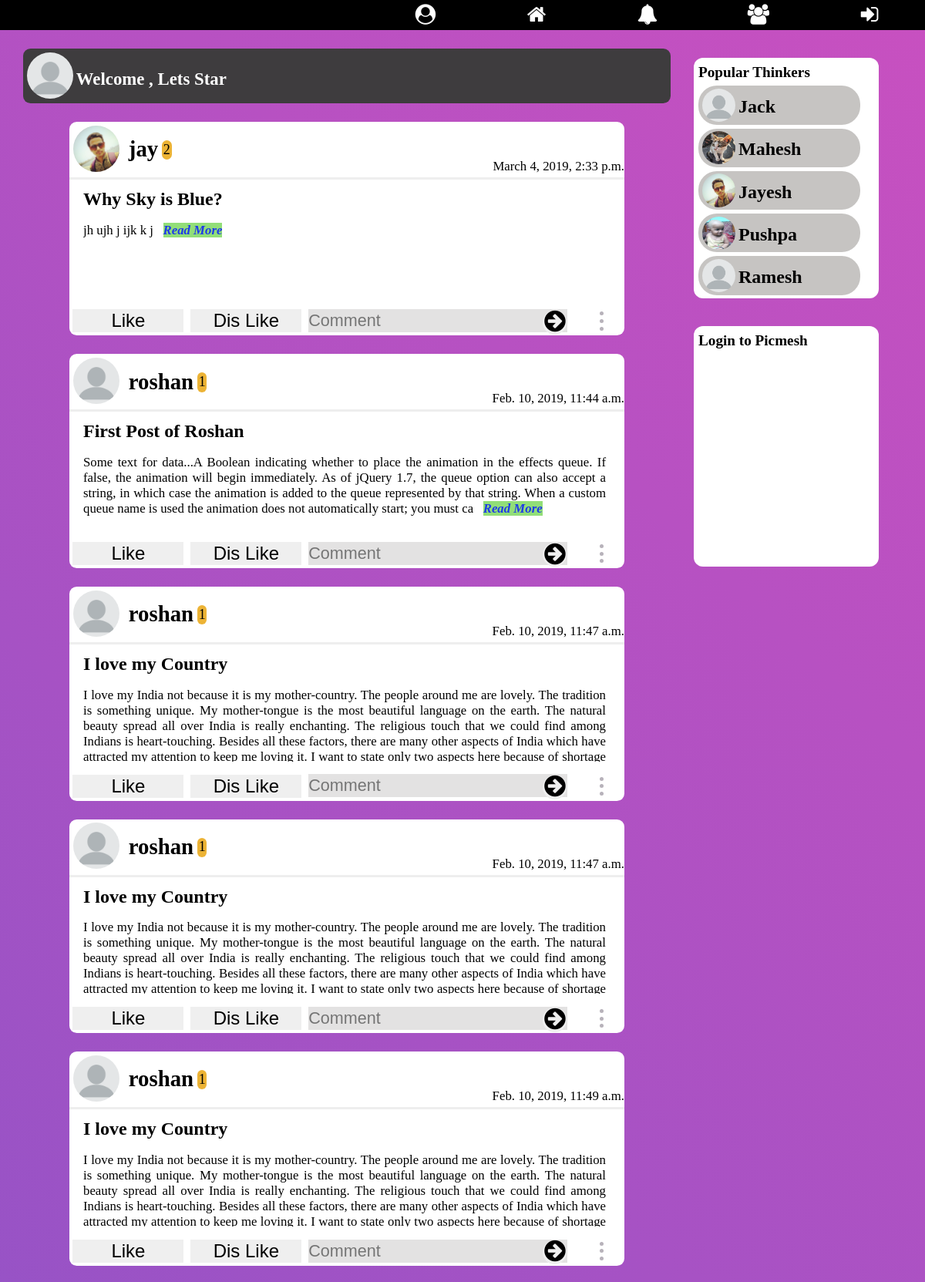
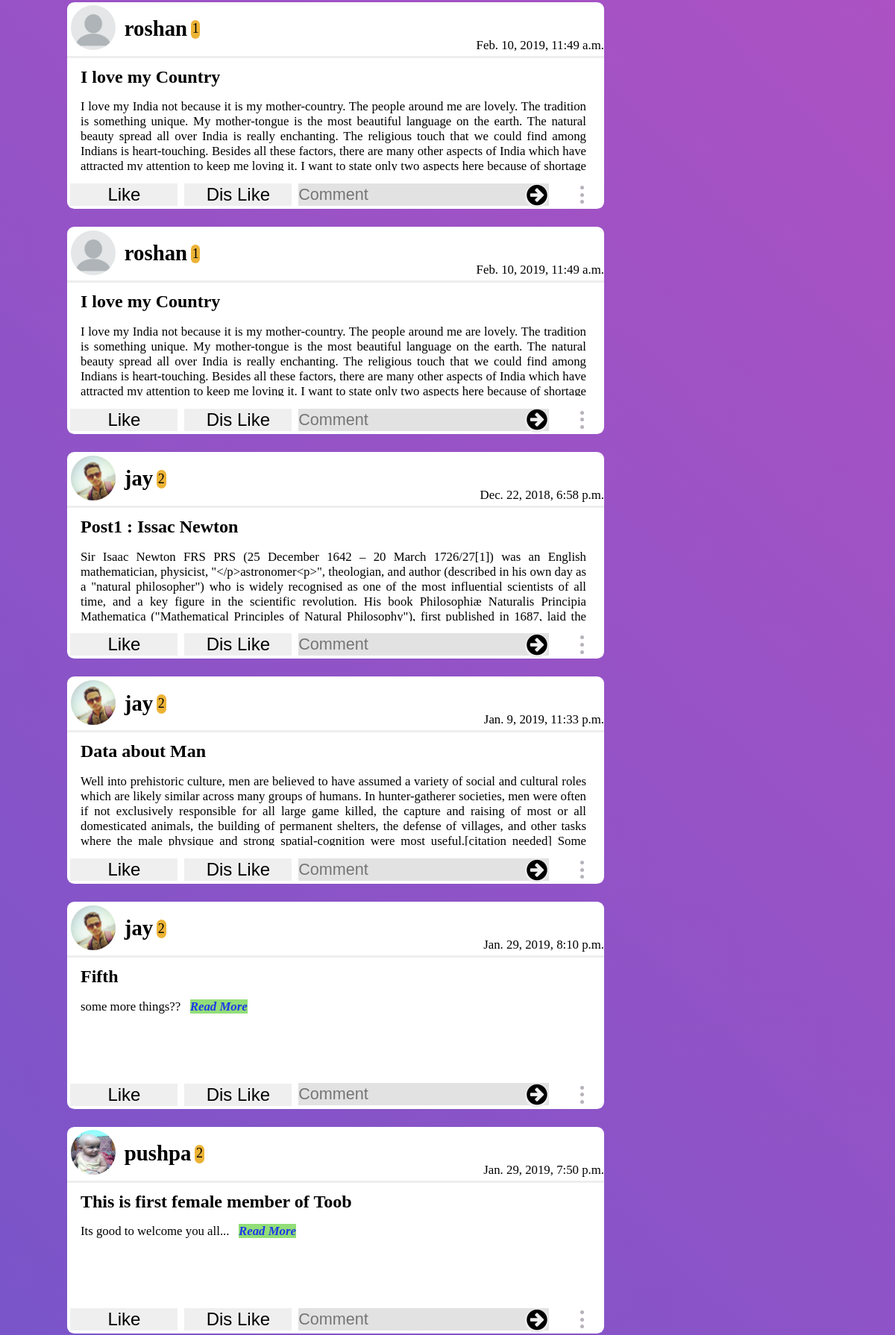
The page / (upper part) on the database its author committed (2 pictures, top to bottom).
### home/models.py (models this page shows, shortened)
class Posts(models.Model):
    choices = (
        ("1", ("Question")),
        ("2", ("Creative Idea")),
        ("3", ("Innovation")),
        ("4", ("Nightmare")),
        ("5", ("Thought"))
    )
    title = models.CharField(max_length=250, blank=False)
    content = models.TextField(max_length=15000,
                               help_text="Write Your thought here...")
    creation_time = models.DateTimeField(auto_now_add=True, editable=False)
    likes = models.ManyToManyField(User, blank=True, related_name='likes')
    dis_likes = models.ManyToManyField(User, blank=True,
                                       related_name='dis_likes')
    image = models.ImageField(blank=True,
                              help_text="Use Image for Impowring your Thought")
    last_modified = models.DateTimeField(auto_now=True, editable=False)
    user_profile = models.ForeignKey(Profile, on_delete=models.CASCADE)
    trending_ratio = models.FloatField(default=1)
    type = models.CharField(max_length=50, choices=choices)
    tags = models.CharField(max_length=250)
    views = models.ManyToManyField(User, blank=True)

### signup/models.py (models this page shows)
class Profile(models.Model):
    user = models.OneToOneField(User, on_delete=models.CASCADE)
    gender = models.CharField(max_length=10, blank=True)
    city = models.CharField(max_length=30, blank=True)
    date_of_birth = models.DateField(null=True, blank=True)
    level = models.IntegerField(default=1)
    bio = models.TextField(max_length=410, default='Edit Bio')
    profile_pic = models.ImageField(
        blank=True,
        help_text="Select Your Profile Image",
    )
    date_of_joining = models.DateTimeField(editable=False,
                                           default=timezone.now)
    follows = models.ManyToManyField('Profile')
    def __str__(self):
        return str(self.user)

### home/views.py (the view)
# urls.py: 2. Add a URL to urlpatterns:  path('', views.home, name='home')
def home(request):
    popular = Profile.objects.order_by('-level')
    if request.user.is_authenticated:
        logged_user = Profile.objects.get(user=request.user.id)
        followings = logged_user.follows.all()
        all_posts = Posts.objects.filter(user_profile__in=followings).order_by('-trending_ratio')
        print('Logged user : ', logged_user.id)
        context = {
            'all_posts': all_posts,
            'logged_user': logged_user,
            'followings': followings,
            'popular': popular,
        }
        return render(request, 'home.html', context)
    else:
        all_posts = Posts.objects.order_by('-trending_ratio')
        context = {
            'all_posts': all_posts,
            'popular': popular
        }
        return render(request, 'home.html', context)

### Notification/context_processor.py (called while the page is built)
def pass_value(request):
    if request.user.is_authenticated:
        user_prfile = Profile.objects.get(user=request.user)
        my_notif = Notifications.objects.filter(receiver=user_prfile)
        unseen_notif_count = my_notif.filter(view=False).count()
        context = {
            "my_notif": my_notif[:12],
            "unseen_notif_count": unseen_notif_count
        }
        return context
    else:
        context = {}
        return context

### home/templates/home.html (shortened to what this page needs)
{% extends 'base.html' %}
{% block content %}
    {% load static %}
    <link rel="stylesheet" href="{% static 'home/stylehome.css' %}">
      <div class="panel">
        <div class="posts-container">
          <div class="top-bar">
            {% if user.is_authenticated %}
              {% if logged_user.profile_pic %}
                <img src="{{ logged_user.profile_pic.url }}" class="profile-pic" alt="Image not found">
              {% else %}
                <img src="{% static 'toob/images/default-profile.png' %}" class="profile-pic" alt="Image not found">
              {% endif %}
            {% else %}
              <img src="{% static 'toob/images/default-profile.png' %}" class="profile-pic" alt="Image not found">
            {% endif %}
            <h3 id="TextEffect"></h3>
          </div>
          {% for post in all_posts %}
            <div class="posts" id="post-{{ post.id }}">
              <div class="post-header">
                <a href="profile/{{ post.user_profile.id }}">
                {% if post.user_profile.profile_pic %}
                  <img src="{{ post.user_profile.profile_pic.url }}" class="profile-pic" alt="Image not found">
                {% else %}
                  <img src="{% static 'toob/images/default-profile.png' %}" class="profile-pic" alt="Image not found">
                {% endif %}
              </a>
                <a href="profile/{{ post.user_profile.id }}"><h3 class="user-name">{{ post.user_profile }}</h3></a><span class="level">{{ post.user_profile.level }}</span>
                <span class="date">{{ post.creation_time }}</span>
              </div>
              <h2 class="thought-title">{{ post.title }}</h2>
              <p class="content" id="{{ post.id }}" onclick="showWholeContent({{ post.id }})">
                {{ post.content|slice:":1300" }} <a class="read_more" href="/details/{{ post.id }}"><b>Read More</b></a>
              </p>
              <div class="post-footer">
                {% include 'like_section.html' %}
                {% include 'dis_like_section.html' %}
                <form action="{% url 'comment_submit' post.id  %}" class="comment-form" method="POST">
                  <input type="text" id="comment{{ post.id }}" name="comment" placeholder="Comment">
                  <button type="submit" class="btn comment-submit">
                    <i class="fa fa-arrow-circle-right fa-lg"></i>
                  </button>
                </form>
                <ul class="icons more-btn" id="more{{ post.id }}">
                  <li></li>
                  <li></li>
                  <li></li>
                </ul>
              </div>
            </div>
          {% endfor %}
        </div>
        <div class="following-container">
          <div class="following-box">
            <h3 class="box-header">Popular Thinkers</h3>
            {% for thinker in popular %}
            <a href="{% url 'profile' thinker.id %}">
              <div class="following">
                {% if thinker.profile_pic %}
                  <img src="{{ thinker.profile_pic.url }}" alt="" class="following-profile">
                {% else %}
                  <img src="{% static 'home/images/default-profile.png'%}" alt="" class="following-profile">
                {% endif %}
                <h3 class="user-name-profile">{{ thinker.user.first_name }}</h3>
              </div>
            </a>
            {% endfor %}
          </div>
          {% if user.is_authenticated %}
            <div class="mathch-box">
              <h3 class="box-header">Your Followings</h3>
              {% for thinker in followings %}
              <a href="{% url 'profile' thinker.id %}">
                <div class="following">
                  {% if thinker.profile_pic %}
                    <img src="{{ thinker.profile_pic.url }}" alt="" class="following-profile">
                  {% else %}
                    <img src="{% static 'home/images/default-profile.png'%}" alt="" class="following-profile">
                  {% endif %}
                  <h3 class="user-name-profile">{{thinker.user.first_name}}</h3>
                </div>
              </a>
              {% empty %}
                <h3>You dont't have any Followings</h3>
              {% endfor %}
            </div>
          {% else %}
            <div class="mathch-box">
              <h3 class="box-header">Login to Picmesh</h3>
            </div>
          {% endif %}
        </div>
      </div>
{% endblock %}

### templates/like_section.html (shortened to what this page needs)
<form id="like-form{{ post.id }}">
  {% if user.is_authenticated %}
  <button type="submit" id="{{ post.id }}btn" name="like" value="{{ post.id }}" class="btn upvote">Like</button>
  <script type="text/javascript">
    function likingPost(id){
      var liked = document.getElementById(id);
      liked.style.background = "rgb(34, 233, 42)";
    }
    function dis_likingPost(id){
      var dis_liked = document.getElementById(id);
      dis_liked.style.background = "rgb(255, 0, 0)"
    }
    {% for like in post.likes.all %}
      {% if like != user %}
      {% else %}
        likingPost("{{ post.id }}btn");
      {% endif %}
    {% endfor %}
// Adding AJAX for Like button
    $(document).ready(function(event){
      $(document).on('click', '#{{ post.id }}btn', function(event){
        event.preventDefault();
        event.stopImmediatePropagation();
        pk = $(this).attr('value');
        $.ajax({
          type: 'POST',
          url: '{% url "like_post" %}',
          data: {
            'id': pk,
            'csrfmiddlewaretoken': '{{ csrf_token }}'
          },
          success:function(response){
            $('#like-form{{ post.id }}').html(response['like_form']);
            $('#dis_like-form{{ post.id }}').html(response['dis_like_form']);
            console.log('Request sent to Like_post')
            // $('#{{ post.id }}btn').style.color = 'green';
          },
          error: function(er, e){
            console.log(er.responseText);
          }
        });
      });
    });
  </script>
  {% else %}
    <button type="button" id="{{ post.id }}btn" onclick="location.href='{% url 'login' %}';" name="like" class="btn upvote">Like</button>
  {% endif %}
</form>

### templates/dis_like_section.html (shortened to what this page needs)
<form id="dis_like-form{{ post.id }}">
  {% if user.is_authenticated %}
  <button type="submit" id="{{ post.id }}btn2" name="like" value="{{ post.id }}" class="btn upvote">Dis Like</button>
  <script type="text/javascript">
    {% for dis_like in post.dis_likes.all %}
      {% if dis_like != user %}
      {% else %}
        dis_likingPost("{{ post.id }}btn2");
      {% endif %}
    {% endfor %}
// Adding AJAX for Like button
    $(document).ready(function(event){
      $(document).on('click', '#{{ post.id }}btn2', function(event){
        event.preventDefault();
        event.stopImmediatePropagation();
        pk = $(this).attr('value');
        $.ajax({
          type: 'POST',
          url: '{% url "dis_like_post" %}',
          data: {
            'id': pk,
            'csrfmiddlewaretoken': '{{ csrf_token }}'
          },
          success:function(response){
            $('#dis_like-form{{ post.id }}').html(response['dis_like_form']);
            $('#like-form{{ post.id }}').html(response['like_form']);
            console.log('Request sent to Dis_Like_post')
            // $('#{{ post.id }}btn').style.color = 'green';
          }, error: function(er, e){
            console.log(er.responseText);
          }
        });
      });
    });
  </script>
  {% else %}
    <button type="button" id="{{ post.id }}btn2" onclick="location.href='{% url 'login' %}';" name="like" class="btn upvote">Dis Like</button>
  {% endif %}
</form>

### static/basestyle.css (style rules this page uses)
body { margin: 0px; padding: 0px; background: linear-gradient(-135deg, #c850c0, #4158d0); }
a { text-decoration: none; color: inherit; width: inherit; height: inherit; }

### home/static/home/stylehome.css (style rules this page uses)
.panel { display: flex; justify-content: center; height: auto; }
.top-bar { margin: 2vw auto 2vw auto; height: auto; background-color: rgb(62, 60, 62); width: 70vw; color: #fff; border-radius: 0.8vw; }
.top-bar > h3 { margin: 0; position: relative; bottom: 1.5vw; display: inline-block; font-size: 1.9vw; }
.posts-container { flex: 3; }
.posts { margin-left: auto; margin-right: auto; margin-top: 2vw; margin-bottom: 2vw; width: 60vw; height: auto; background-color: #fff; border-radius: 0.8vw; }
.post-header { display: flex; justify-content: flex-start; border-bottom: inset; }
.profile-pic { margin: 0.4vw 0 0 0.4vw; border-radius: 50%; height: 5vw; width: 5vw; }
.user-name { margin: 1.6vw 0 0 1vw; padding: 0; font-size: 2.4vw; }
.level { background-color: rgb(236, 179, 53); border-radius: 2vw; padding: 0.15vw; margin-left: 0.4vw; height: 1.8vw; font-size: 1.5vw; text-align: center; position: relative; top : 2vw; }
.date { margin-top: 4vw; margin-left: auto; height: 2vw; font-size: 1.4vw; }
.thought-title { margin: 1vw 0 0 1.5vw; font-size: 2vw; }
.content { margin-left: 1.5vw; text-align: justify; padding-right: 2vw; font-size: 1.4vw; height: 8vw; overflow-y: hidden; }
.read_more { color: rgb(29, 56, 233); background-color: rgb(146, 222, 120); margin: 0.7vw 0.7vw 1.2vw 0.7vw; font-style: italic; }
.post-footer { width: inherit; height: 2.6vw; background-color: #fff; height: auto; display: flex; justify-content: space-around; border-radius: 2vw; padding-bottom: 0.2vw; }
.btn { border-style: none; height: inherit; width: 12vw; font-size: 2vw; }
.comment-form { display: inline; height: inherit; }
input[name="comment"] { border: none; background-color: rgb(227, 226, 226); height: 2.5vw; width: 28vw; padding: 0; font-size: 1.8vw; position: relative; bottom: 0.15vw; }
.fa-arrow-circle-right { position: relative; bottom: 0.15vw; }
.comment-submit { padding: 0px; border-radius: 50%; width: 2.6vw; height: 2.6vw; position: relative; right: 3vw; top: 0.1vw; }
.more-btn { margin: 0; padding: 0; height: 2.5vw; width: 2.1vw; line-height: 0.8vw; color: rgb(183, 178, 186); position: relative; right: 1.5vw; font-size: 1.3vw; }
.more-btn > li { position: relative; left: 2.65vw; }
.following-container { flex: 1; }
.following-box { margin: 3vw 3vw 0 0; border-radius: 1vw; background-color: rgb(255, 255, 255); padding: 0.5vw; width: 19vw; height: 25vw; overflow-y:auto; border: none; }
.box-header { margin-top: 0.2vw; margin-bottom: 0.5vw; font-size: 1.6vw; }
.following { margin: 0.4vw 0 0.4vw 0; width: 17.5vw; height: 4.2vw; background-color: rgb(198, 196, 194); border-radius: 2vw; }
.following-profile { margin: 0.3vw 0 0 0.4vw; border-radius: 50%; width: 3.6vw; height: 3.6vw; }
.user-name-profile { display: inline-block; position: relative; bottom: 1vw; font-size: 2vw; }
.mathch-box { margin: 3vw 3vw 0 0; border-radius: 1vw; background-color: rgb(255, 255, 255); padding: 0.5vw; width: 19vw; height: 25vw; overflow-y:auto; border: none; }

### rows shown on the page
Posts: user_profile.profile_pic (picture), user_profile "jay", user_profile.level "2", creation_time "March 4, 2019, 2:33 p.m.", title "Why Sky is Blue?", content "jh ujh j ijk k j"
Posts: user_profile "roshan", user_profile.level "1", creation_time "Feb. 10, 2019, 11:44 a.m.", title "First Post of Roshan", content "Some text for data...A Boolean indicating whether to place the animation in the effects queue. If false, the animation will begin immediately. As of jQuery 1.7, the queue option can also accept a string, in which case the animation is added to the queue represented by that string. When a custom queue name is used the animation does not automatically start; you must ca"
Posts: user_profile "roshan", user_profile.level "1", creation_time "Feb. 10, 2019, 11:47 a.m.", title "I love my Country", content "I love my India not because it is my mother-country. The people around me are lovely. The tradition is something unique. My mother-tongue is the most beautiful language on the earth. The natural beauty spread all over India is really enchanting. The religious touch that we could find among Indians is heart-touching. Besides all these factors, there are many other aspects of India which have attracted my attention to keep me loving it. I want to state only two aspects here because of shortage…"
Posts: user_profile "roshan", user_profile.level "1", creation_time "Feb. 10, 2019, 11:47 a.m.", title "I love my Country", content "I love my India not because it is my mother-country. The people around me are lovely. The tradition is something unique. My mother-tongue is the most beautiful language on the earth. The natural beauty spread all over India is really enchanting. The religious touch that we could find among Indians is heart-touching. Besides all these factors, there are many other aspects of India which have attracted my attention to keep me loving it. I want to state only two aspects here because of shortage…"
Posts: user_profile "roshan", user_profile.level "1", creation_time "Feb. 10, 2019, 11:49 a.m.", title "I love my Country", content "I love my India not because it is my mother-country. The people around me are lovely. The tradition is something unique. My mother-tongue is the most beautiful language on the earth. The natural beauty spread all over India is really enchanting. The religious touch that we could find among Indians is heart-touching. Besides all these factors, there are many other aspects of India which have attracted my attention to keep me loving it. I want to state only two aspects here because of shortage…"
Posts: user_profile "roshan", user_profile.level "1", creation_time "Feb. 10, 2019, 11:49 a.m.", title "I love my Country", content "I love my India not because it is my mother-country. The people around me are lovely. The tradition is something unique. My mother-tongue is the most beautiful language on the earth. The natural beauty spread all over India is really enchanting. The religious touch that we could find among Indians is heart-touching. Besides all these factors, there are many other aspects of India which have attracted my attention to keep me loving it. I want to state only two aspects here because of shortage…"
Posts: user_profile "roshan", user_profile.level "1", creation_time "Feb. 10, 2019, 11:49 a.m.", title "I love my Country", content "I love my India not because it is my mother-country. The people around me are lovely. The tradition is something unique. My mother-tongue is the most beautiful language on the earth. The natural beauty spread all over India is really enchanting. The religious touch that we could find among Indians is heart-touching. Besides all these factors, there are many other aspects of India which have attracted my attention to keep me loving it. I want to state only two aspects here because of shortage…"
Posts: user_profile.profile_pic (picture), user_profile "jay", user_profile.level "2", creation_time "Dec. 22, 2018, 6:58 p.m.", title "Post1 : Issac Newton", content "Sir Isaac Newton FRS PRS (25 December 1642 – 20 March 1726/27[1]) was an English mathematician, physicist, \"</p>astronomer<p>\", theologian, and author (described in his own day as a \"natural philosopher\") who is widely recognised as one of the most influential scientists of all time, and a key figure in the scientific revolution. His book Philosophiæ Naturalis Principia Mathematica (\"Mathematical Principles of Natural Philosophy\"), first published in 1687, laid the…"
Posts: user_profile.profile_pic (picture), user_profile "jay", user_profile.level "2", creation_time "Jan. 9, 2019, 11:33 p.m.", title "Data about Man", content "Well into prehistoric culture, men are believed to have assumed a variety of social and cultural roles which are likely similar across many groups of humans. In hunter-gatherer societies, men were often if not exclusively responsible for all large game killed, the capture and raising of most or all domesticated animals, the building of permanent shelters, the defense of villages, and other tasks where the male physique and strong spatial-cognition were most useful.[citation needed] Some…"
Posts: user_profile.profile_pic (picture), user_profile "jay", user_profile.level "2", creation_time "Jan. 29, 2019, 8:10 p.m.", title "Fifth", content "some more things??"
Posts: user_profile.profile_pic (picture), user_profile "pushpa", user_profile.level "2", creation_time "Jan. 29, 2019, 7:50 p.m.", title "This is first female member of Toob", content "Its good to welcome you all..."
Profile: user.first_name "Jack"
Profile: profile_pic (picture), user.first_name "Mahesh"
Profile: profile_pic (picture), user.first_name "Jayesh"
Profile: profile_pic (picture), user.first_name "Pushpa"
Profile: user.first_name "Ramesh"
